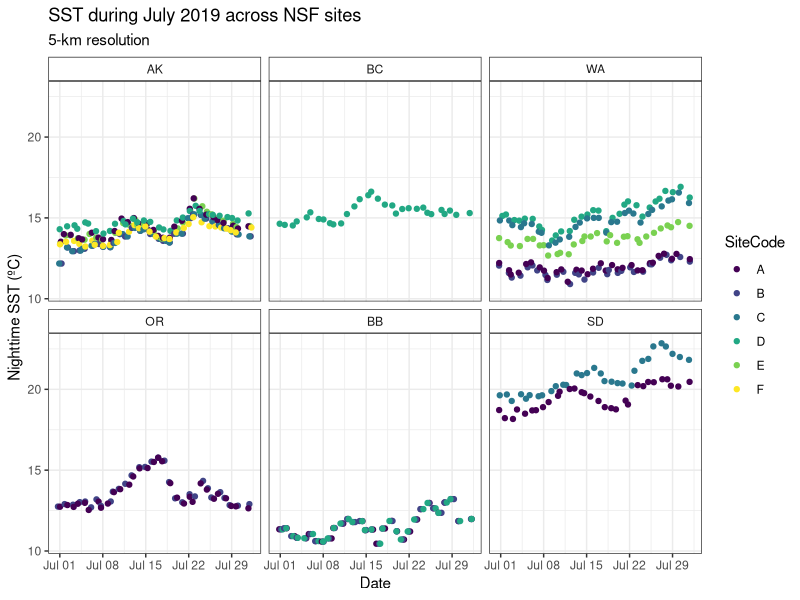
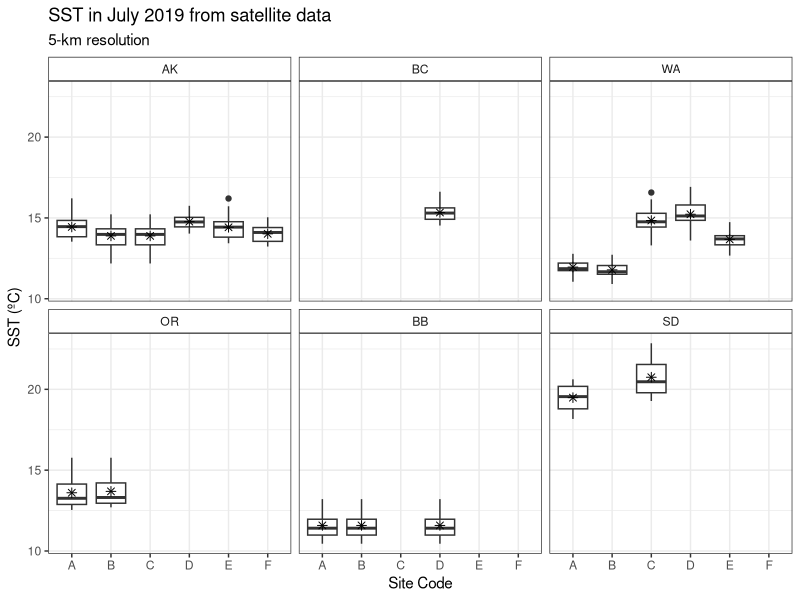
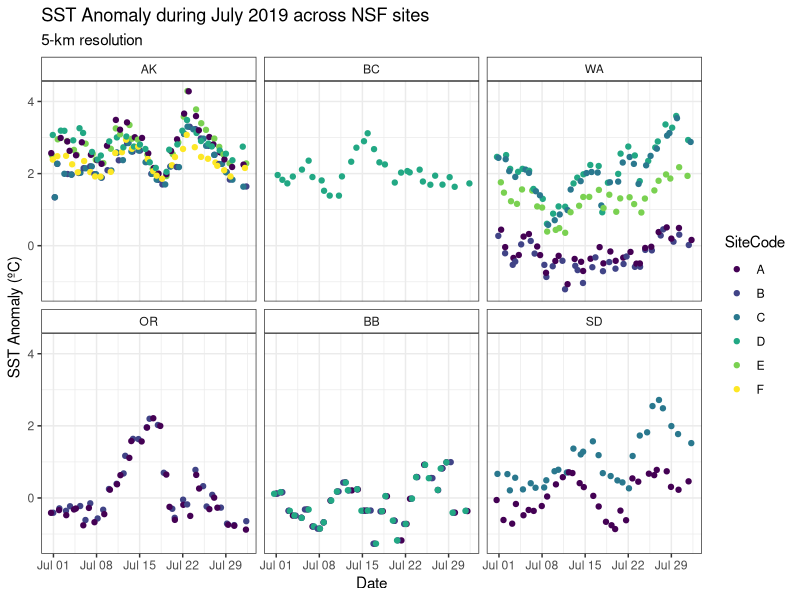
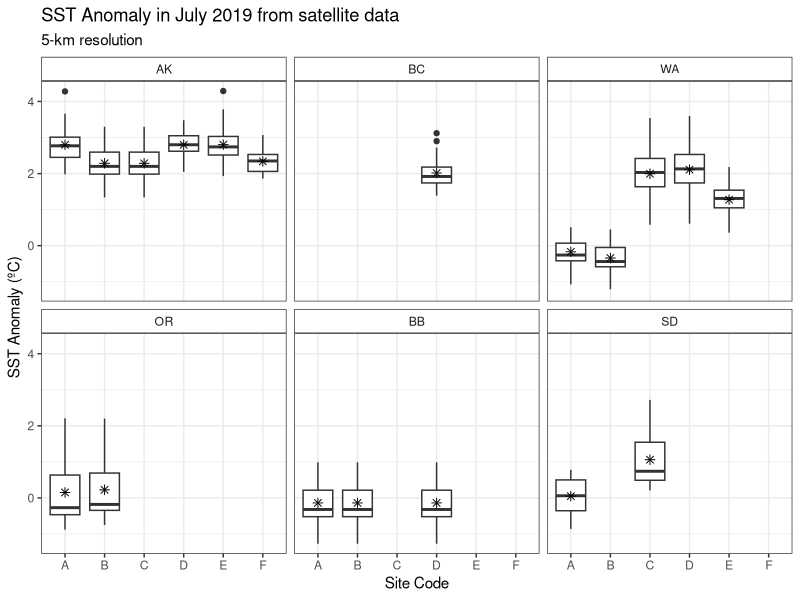

These figures' R source, in order:
## ---- chunk 1
knitr::opts_chunk$set(echo = TRUE)
library(ggplot2)
Region_order <- c("AK","BC","WA","OR","BB","SD")
SiteCode_order <- c("A","B","C","D","E","F")
## ---- chunk 2
site_temps <- read.csv("Sat_Temps_July_2019.csv")
site_temps$Region <- ordered(site_temps$Region,levels=Region_order)
site_temps$SiteCode <- ordered(site_temps$SiteCode,levels=SiteCode_order)
site_temps$time <- as.POSIXct(site_temps$time,tz="")
## ---- chunk 3
ggplot(site_temps,aes(x=time,y=CRW_SST,color=SiteCode))+geom_jitter()+
  facet_wrap(~Region)+
  xlab("Date")+
  ylab("Nighttime SST (ºC)")+
  labs(title="SST during July 2019 across NSF sites",
       subtitle="5-km resolution")+
  theme_bw()+
  theme(strip.background = element_rect(fill="white"))

ggplot(site_temps,aes(x=SiteCode,y=CRW_SST))+geom_boxplot()+
  stat_summary(fun.y=mean,geom="point",shape=8,size=2)+
  facet_wrap(~Region)+
  xlab("Site Code")+
  ylab("SST (ºC)")+
  labs(title = "SST in July 2019 from satellite data",
       subtitle = "5-km resolution")+
  theme_bw()+
  theme(strip.background = element_rect(fill="white"))
## ---- chunk 4
ggplot(site_temps,aes(x=time,y=CRW_SSTANOMALY,color=SiteCode))+geom_jitter()+
  facet_wrap(~Region)+
  xlab("Date")+
  ylab("SST Anomaly (ºC)")+
  labs(title="SST Anomaly during July 2019 across NSF sites",
       subtitle="5-km resolution")+
  theme_bw()+
  theme(strip.background = element_rect(fill="white"))

ggplot(site_temps,aes(x=SiteCode,y=CRW_SSTANOMALY))+geom_boxplot()+
  stat_summary(fun.y=mean,geom="point",shape=8,size=2)+
  facet_wrap(~Region)+
  xlab("Site Code")+
  ylab("SST Anomaly (ºC)")+
  labs(title = "SST Anomaly in July 2019 from satellite data",
       subtitle = "5-km resolution")+
  theme_bw()+
  theme(strip.background = element_rect(fill="white"))

